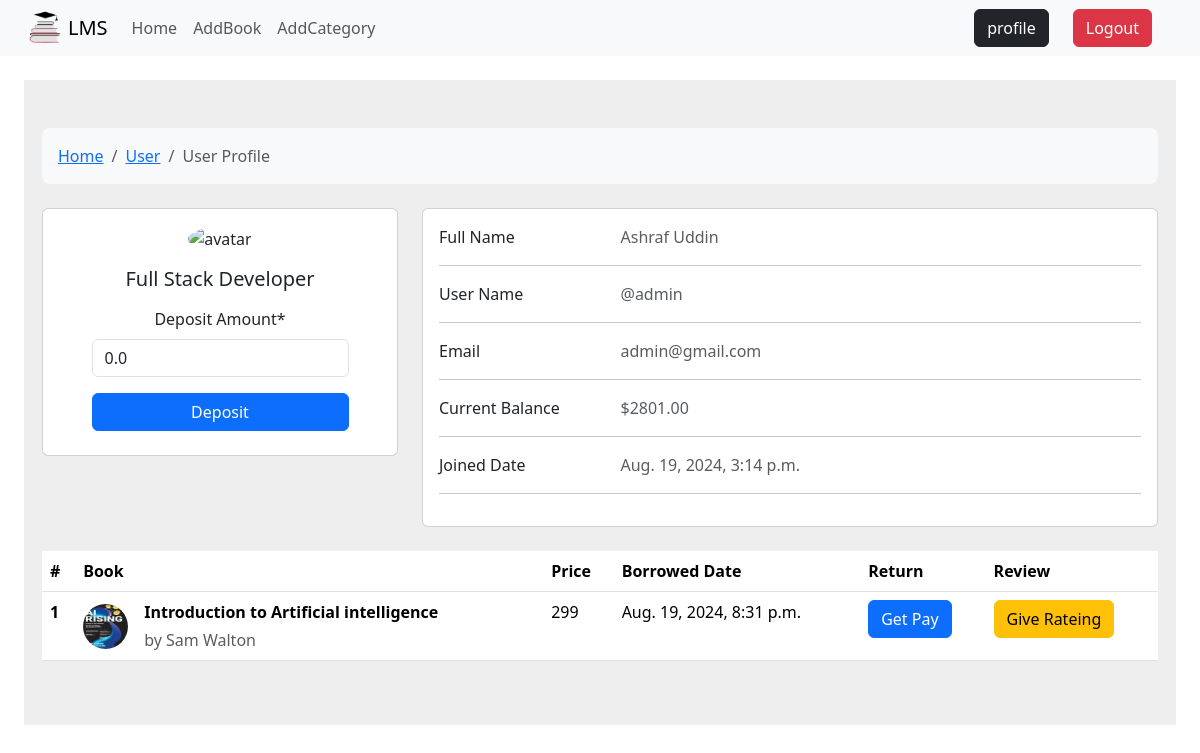
The app's page /auth/profile/ (signed in), older data.
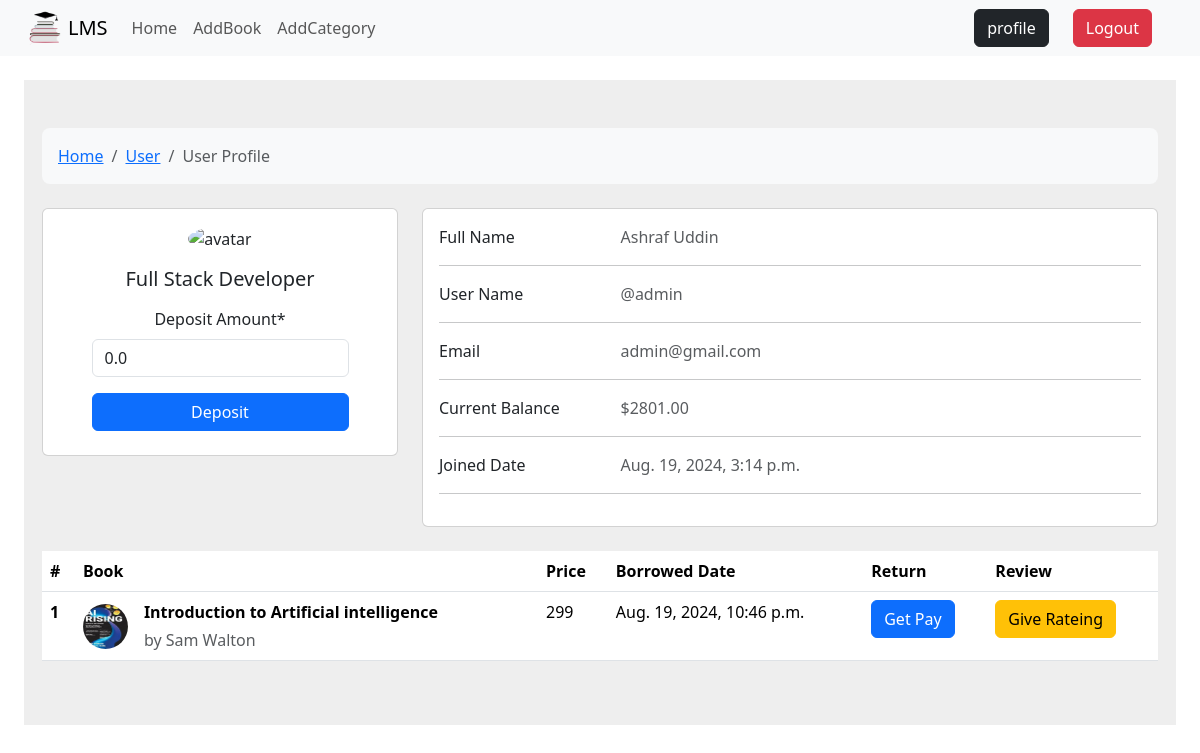
The same page, newer data.
### Books/models.py (models this page shows, shortened)
class BorrowedBooks(models.Model):
	user = models.ForeignKey(User, on_delete=models.CASCADE)
	book = models.ForeignKey(Books, on_delete=models.CASCADE)
	borrowed_on = models.DateTimeField(default=datetime.now)

class Books(models.Model):
	title = models.CharField(max_length=200)
	author = models.CharField(max_length=100)
	category = models.ManyToManyField(Categories)
	price = models.IntegerField()
	image = models.ImageField(upload_to='Books/media/')
	description = models.TextField()

### User/views.py (the view, shortened to what this page needs)
# urls.py: path('profile/', ProfileView, name='profile')
def ProfileView(request):
	profile = request.user.profile
	if request.method=="POST" and 'deposit_balance' in request.POST:
		deposit_form = DepositBalanceForm(request.POST)
		if deposit_form.is_valid():
				amount = deposit_form.cleaned_data['balance']
				print("amount", amount)
				profile.balance+=amount
				print("profile.balance", profile.balance)
				profile.save()
				subject = 'Transactions Message',
				message = f'Dear {request.user.username}, You account has {amount} Debited'
				email_from = settings.EMAIL_HOST_USER
				recipient_list = [request.user.email, ]
				send_mail( subject, message, email_from, recipient_list )
				return redirect('profile')
	else:
		deposit_form= DepositBalanceForm()
	borrowed_books = BorrowedBooks.objects.filter(user=request.user)
	if request.method == 'POST' and 'add_review' in request.POST:
		review_form = AddReviewsForm(request.POST)
		book_id = request.POST.get('book_id')
		book = get_object_or_404(Books, id=book_id)
		if review_form.is_valid():
			review = review_form.save(commit=False)
			review.user = request.user
			review.book = book
			review.save()
			messages.success(request, f'Thank you for reviewing {book.title}!')
			return redirect('profile')
	else:
		review_form = AddReviewsForm()
	return render(request, 'profile.html', {
        'deposit_form': deposit_form,
        'review_form': review_form,
        'profile': profile,
        'borrowed_books': borrowed_books
    })

### User/forms.py
class DepositBalanceForm(forms.ModelForm):
	class Meta:
		model = Profile
		fields=['balance']
		labels = {
            'balance': 'Deposit Amount',
        }

### Books/forms.py
class AddReviewsForm(forms.ModelForm):
		class Meta:
				model = Reviews
				fields = ['rate', 'body']
				widgets = {
            'body': forms.Textarea(attrs={'rows': 3, 'cols': 40}),
        }

### User/templates/profile.html (shortened to what the changed rows need)
{% extends "base.html" %}
{% block content %}
{% load crispy_forms_tags %}
<section style="background-color: #eee;">
    <div class="container py-5">
      <table class="table">
        <thead>
          <tr>
            <th scope="col">#</th>
            <th scope="col">Book</th>
            <th scope="col">Price</th>
            <th scope="col">Borrowed Date</th>
            <th scope="col">Return</th>
            <th scope="col">Review</th>
          </tr>
        </thead>
        <tbody>
          {% for borrowed_book in borrowed_books %}
              <tr>
                  <th scope="row">{{ borrowed_book.book.id }}</th>
                  <td>
                    <div class="d-flex align-items-center">
                      <img
                          src={{borrowed_book.book.image.url}}
                          alt=""
                          style="width: 45px; height: 45px"
                          class="rounded-circle"
                          />
                      <div class="ms-3">
                            <p class="fw-bold mb-1">{{ borrowed_book.book.title }}</p>
                            <p class="text-muted mb-0">by {{ borrowed_book.book.author }}</p>
                      </div>
                    </div>
                  </td>
                  <td>{{ borrowed_book.book.price }}</td>
                  <td>{{ borrowed_book.borrowed_on }}</td>
                  <td>
                      <form method="post">
                          <button type="submit" name='return_book' class="btn btn-primary">Get Pay</button>
                      </form>
                  </td>
                  <td>
                    <button type="button" class="btn btn-warning" data-bs-toggle="modal" data-bs-target="#reviewModal{{ borrowed_book.book.id }}">
                      Give Rateing
                  </button>
                  </td>
              </tr>
          {% empty %}
              <tr>
                  <td colspan="4">You have not borrowed any books yet.</td>
              </tr>
          {% endfor %}
      </tbody>
      </table>
    </div>
  </section>
{% endblock %}

Row changes from the older to the newer data that the page shows:
removed BorrowedBooks: book.id "1", book.image (picture), book "Introduction to Artificial intelligence", book.author "Sam Walton", book.price "299", borrowed_on "Aug. 19, 2024, 8:31 p.m."
added BorrowedBooks: book.id "1", book.image (picture), book "Introduction to Artificial intelligence", book.author "Sam Walton", book.price "299", borrowed_on "Aug. 19, 2024, 10:46 p.m."
